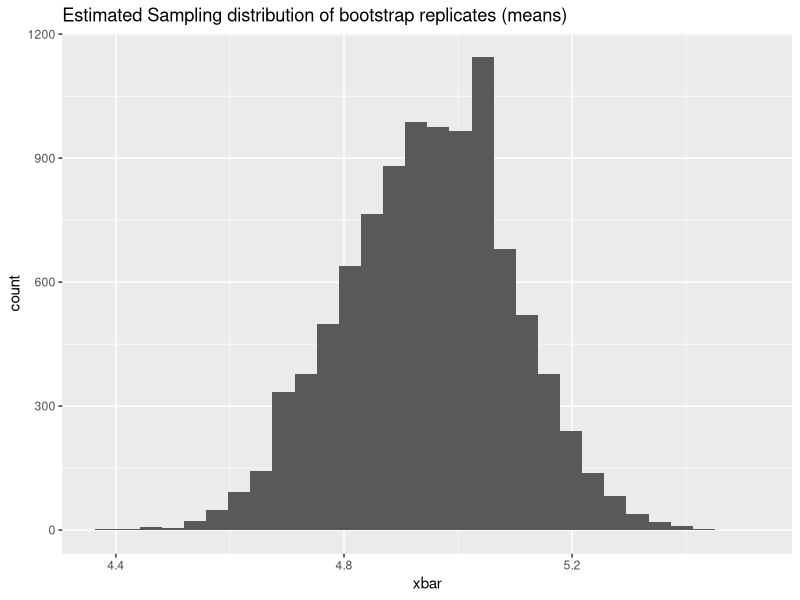

Source code (R):
## ---- chunk 1
suppressPackageStartupMessages({
library(knitr)
library(dplyr)
library(boot)
library(ggplot2)
})
## ---- chunk 2
Q1.sample <- c(5.1, 4.9, 5.6,	4.2, 4.8,	4.5, 5.3,	5.2)
kable(c(Mean = mean(Q1.sample), Standard.Deviation = sd(Q1.sample)))
## ---- chunk 3
n <- length(Q1.sample)
df <- n - 1
alpha = 1 - 0.95
upper.limit <- mean(Q1.sample) + qt(1 - (alpha/2), df)*(sd(Q1.sample)/sqrt(n))
lower.limit <- mean(Q1.sample) - qt(1 - (alpha/2), df)*(sd(Q1.sample)/sqrt(n))
## ---- chunk 4
paste0("(", lower.limit, ", ", upper.limit, ")")
## ---- chunk 5
mean.function <- function(x, index) {
  d <- x[index]    
  return(mean(d))
}
Boot.sample <- boot(data = Q1.sample,
                    statistic = mean.function, R = 10000)
## ---- chunk 6
quantile(Boot.sample$t, probs = c(.025, .975))
## ---- chunk 7
Boot.sample.graph <- data.frame(xbar = Boot.sample$t)
ggplot(Boot.sample.graph, aes(x = xbar)) +
    geom_histogram() + 
    ggtitle('Estimated Sampling distribution of bootstrap replicates (means)' )
## ---- chunk 8
# 1 sided hypothesis test that the mean oxygen level is less than 5ppm, alpha = 0.05 or 1 - 0.95 (c)
u0 = 5 #ppm
alpha = 0.05
df = n - 1
t.crit <- qt(alpha, df)
x.crit <- t.crit*(sd(Q1.sample)/sqrt(n)) + u0
# pvalue of the test statistic:
test.statistic <- (mean(Q1.sample)-u0)/(sd(Q1.sample)/sqrt(n))
pvalue = pt(test.statistic, df)
pvalue
## ---- chunk 9
t.test(c(5.1, 4.9, 5.6,	4.2, 4.8,	4.5, 5.3,	5.2), alternative = "two.sided")
## ---- chunk 10
Q2.sample <- c(91.9, 97.8, 111.4,	122.3, 105.4,	95.0, 103.8, 99.6, 96.6, 119.3,	104.8, 101.7)
n = length(Q2.sample)
df = n - 1
alpha = 1 - 0.9
upper.limit <- mean(Q2.sample) + qt(1 - (alpha/2), df)*(sd(Q2.sample)/sqrt(n))
lower.limit <- mean(Q2.sample) - qt(1 - (alpha/2), df)*(sd(Q2.sample)/sqrt(n))
## ---- chunk 11
paste0("(", lower.limit, ", ", upper.limit, ")")
## ---- chunk 12
u0 = 105
test.statistic <- (mean(Q2.sample)-u0)/(sd(Q2.sample)/sqrt(n))
## ---- chunk 13
pvalue = pt(test.statistic, df)
pvalue
## ---- chunk 14

